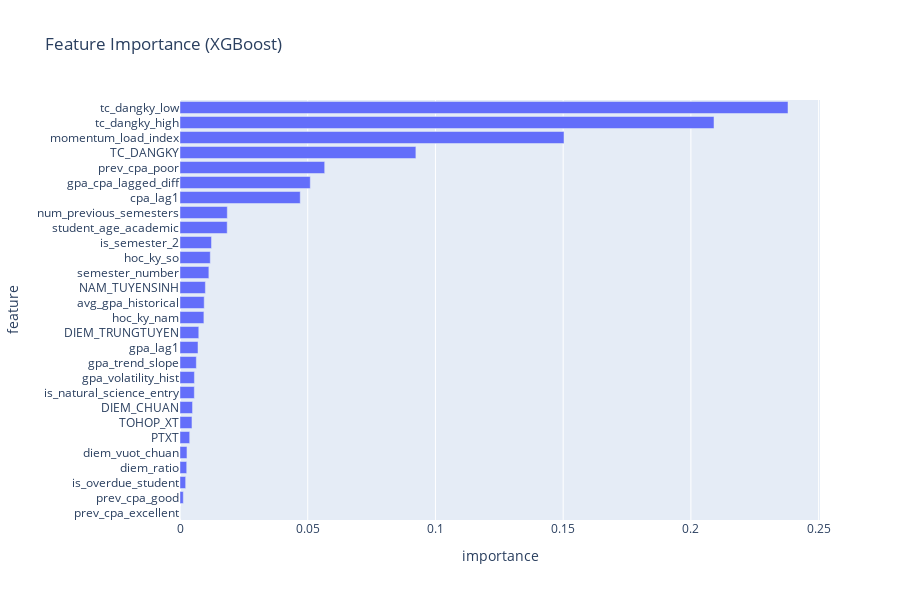

The notebook cell saved with this chart:
### Code cell
import pandas as pd
import plotly.express as px

# =========================
# Lấy importance + tên feature
# =========================
importance_df = pd.DataFrame({
    "feature": X_test.columns,                     # tên thật
    "importance": final_model.feature_importances_
})

# sort giảm dần
importance_df = importance_df.sort_values(
    "importance",
    ascending=False
)

# =========================
# Plot bằng Plotly
# =========================
fig = px.bar(
    importance_df,
    x="importance",
    y="feature",
    orientation="h",
    height=max(600, len(importance_df) * 20),  # auto scale theo số feature
    title="Feature Importance (XGBoost)",
)

fig.update_layout(
    yaxis=dict(autorange="reversed"),  # feature quan trọng nhất lên trên
    showlegend=False
)

fig.show()

### Figure 1 — Plotly figure (JSON) as saved in the notebook; plotly's stock layout.template omitted (floating-point values rounded to 4 significant figures)
{"data": [{"hovertemplate": "importance=%{x}<br>feature=%{y}<extra></extra>", "legendgroup": "", "marker": {"color": "#636efa", "pattern": {"shape": ""}}, "name": "", "orientation": "h", "showlegend": false, "textposition": "auto", "type": "bar", "x": [0.238, 0.2091, 0.1503, 0.09234, 0.05664, 0.051, 0.04707, 0.01852, 0.01848, 0.01233, 0.01186, 0.0113, 0.00994, 0.009478, 0.009355, 0.007352, 0.007045, 0.006393, 0.005646, 0.005608, 0.004906, 0.004684, 0.003794, 0.00273, 0.002626, 0.002215, 0.001294, 0.0], "xaxis": "x", "y": ["tc_dangky_low", "tc_dangky_high", "momentum_load_index", "TC_DANGKY", "prev_cpa_poor", "gpa_cpa_lagged_diff", "cpa_lag1", "num_previous_semesters", "student_age_academic", "is_semester_2", "hoc_ky_so", "semester_number", "NAM_TUYENSINH", "avg_gpa_historical", "hoc_ky_nam", "DIEM_TRUNGTUYEN", "gpa_lag1", "gpa_trend_slope", "gpa_volatility_hist", "is_natural_science_entry", "DIEM_CHUAN", "TOHOP_XT", "PTXT", "diem_vuot_chuan", "diem_ratio", "is_overdue_student", "prev_cpa_good", "prev_cpa_excellent"], "yaxis": "y"}], "layout": {"barmode": "relative", "height": 600, "legend": {"tracegroupgap": 0}, "showlegend": false, "title": {"text": "Feature Importance (XGBoost)"}, "xaxis": {"anchor": "y", "domain": [0, 1], "title": {"text": "importance"}}, "yaxis": {"anchor": "x", "autorange": "reversed", "domain": [0, 1], "title": {"text": "feature"}}}}
